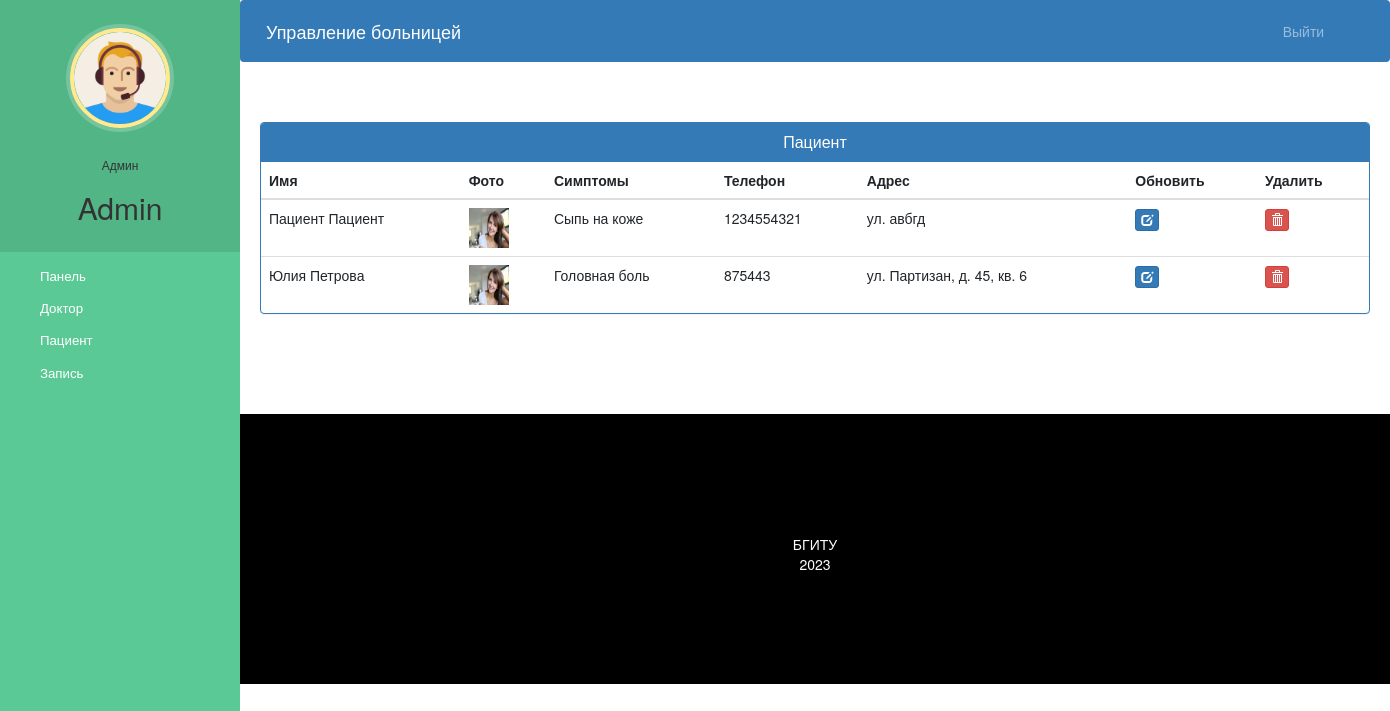
The page /admin-view-patient (signed in) on the database its author committed.
### hospital/models.py (models this page shows, shortened)
class Patient(models.Model):
    user=models.OneToOneField(User,on_delete=models.CASCADE)
    profile_pic= models.ImageField(upload_to='profile_pic/PatientProfilePic/',null=True,blank=True)
    address = models.CharField(max_length=40)
    mobile = models.CharField(max_length=20,null=False)
    symptoms = models.CharField(max_length=100,null=False)
    assignedDoctorId = models.PositiveIntegerField(null=True)
    admitDate=models.DateField(auto_now=True)
    status=models.BooleanField(default=False)
    @property
    def get_name(self):
        return self.user.first_name+" "+self.user.last_name

### hospital/views.py (the view)
# urls.py: path('admin-view-patient', views.admin_view_patient_view,name='admin-view-patient'),
@login_required(login_url='adminlogin')
@user_passes_test(is_admin)
def admin_view_patient_view(request):
    patients=models.Patient.objects.all().filter(status=True)
    return render(request,'hospital/admin_view_patient.html',{'patients':patients})

### hospital/views.py (called while the page is built)
def is_admin(user):
    return user.groups.filter(name='ADMIN').exists()

### templates/hospital/admin_view_patient.html (shortened to what this page needs)
{% extends 'hospital/admin_base.html' %}
{% block content %}
{%load static%}
<head>
  <link href="//netdna.bootstrapcdn.com/bootstrap/3.0.0/css/bootstrap.min.css" rel="stylesheet" id="bootstrap-css">
</head>
<div class="container">
  <div class="panel panel-primary">
    <div class="panel-heading">
      <h6 class="panel-title">Пациент</h6>
    </div>
    <table class="table table-hover" id="dev-table">
      <thead>
        <tr>
          <th>Имя</th>
          <th>Фото</th>
          <th>Симптомы</th>
          <th>Телефон</th>
          <th>Адрес</th>
          <th>Обновить</th>
          <th>Удалить</th>
        </tr>
      </thead>
      {% for p in patients %}
      <tr>
        <td> {{p.get_name}}</td>
        <td> <img src="{% static p.profile_pic.url %}" alt="Фото" height="40px" width="40px" /></td>
        <td>{{p.symptoms}}</td>
        <td>{{p.mobile}}</td>
        <td>{{p.address}}</td>
        <td><a class="btn btn-primary btn-xs" href="{% url 'update-patient' p.id  %}"><span class="glyphicon glyphicon-edit"></span></a></td>
        <td><a class="btn btn-danger btn-xs" href="{% url 'delete-patient-from-hospital' p.id  %}"><span class="glyphicon glyphicon-trash"></span></a></td>
      </tr>
      {% endfor %}
    </table>
  </div>
</div>
{% endblock content %}

### templates/hospital/admin_base.html (shortened to what this page needs)
<!DOCTYPE html>
{% load static %}
<html lang="en">
<head>
  <link rel="stylesheet" href="https://stackpath.bootstrapcdn.com/bootstrap/4.3.1/css/bootstrap.min.css">
  <link rel="stylesheet" href="https://maxcdn.bootstrapcdn.com/font-awesome/4.7.0/css/font-awesome.min.css">
  <link rel="stylesheet" href="{% static '/style.css' %}">
</head>
<body>
  <nav class="menu" tabindex="0">
    <header class="avatar">
      <img src="{% static "images/adminpropic.png" %}" />
      <br><br>
      <h6>Админ</h6>
      <h2>{{request.user.first_name}}</h2>
    </header>
    <ul>
      <li tabindex="0" class="icon-dashboard"> <a style="color:white; text-decoration:none;" href="/admin-dashboard"><span>Панель</span></a> </li>
      <li tabindex="0" class="icon-customers"> <a style="color:white; text-decoration:none;" href="/admin-doctor"><span>Доктор</span></a></li>
      <li tabindex="0" class="icon-users"> <a style="color:white; text-decoration:none;" href="/admin-patient"><span>Пациент</span></a></li>
      <li tabindex="0" class="icon-calendar"> <a style="color:white; text-decoration:none;" href="/admin-appointment"><span>Запись</span></a></li>
    </ul>
  </nav>
  <main>
    <div class="bs-example">
      <nav class="navbar navbar-expand-md  navbar-dark fixed-top" style="background:#337AB7;">
        <a href="/admin-dashboard" class="navbar-brand">Управление больницей</a>
        <div class="collapse navbar-collapse justify-content-between" id="navbarCollapse">
          <div class="navbar-nav" style=" margin-left: 90%;">
            <a href="/logout" class="nav-item nav-link">Выйти</a>
          </div>
        </div>
      </nav>
    </div>
    <br><br>
    {% block content %}
    {% endblock content %}
    <br><br><br><br>
    <footer>
      <br>
      <div class="container">
        <div class="row">
          <div class="col-md-12 col-sm-12">
            <div style="color:#ffffff;" class="wow fadeInUp footer-copyright">
              <p>БГИТУ <br>
                2023 </p>
            </div>
          </div>
        </div>
      </div>
    </footer>
  </main>
</body>
</html>

### static/style.css (style rules this page uses)
body { padding-left: 240px; }
main { position: relative; height: 100vh; }
.menu { background: #5bc995; height: 100vh; width: 240px; position: fixed; top: 0px; left: 0; z-index: 5; outline: none; }
.menu .avatar { background: rgba(0, 0, 0, 0.1); padding: 2em 0.5em; text-align: center; }
.menu .avatar img { width: 100px; border-radius: 50%; overflow: hidden; border: 4px solid #ffea92; box-shadow: 0 0 0 4px rgba(255, 255, 255, 0.2); }
.menu .avatar h2 { font-weight: normal; margin-bottom: 0; }
.menu ul { list-style: none; padding: 0.5em 0; margin: 0; }
.menu ul li { padding: 0.5em 1em 0.5em 3em; font-size: 0.95em; font-weight: regular; background-repeat: no-repeat; background-position: left 15px center; background-size: auto 20px; transition: all 0.15s linear; cursor: pointer; }
.menu ul li.icon-dashboard { background-image: url("http://www.entypo.com/images//gauge.svg"); }
.menu ul li.icon-customers { background-image: url("http://www.entypo.com/images//briefcase.svg"); }
.menu ul li.icon-users { background-image: url("http://www.entypo.com/images//users.svg"); }
.menu ul li.icon-calendar { background-image: url("http://www.entypo.com/images//calendar.svg"); }

### templates/hospital/admin_base.html (style rules this page uses)
a:link { text-decoration: none; }
a { color: white; }
footer { padding: 0px 0px 0px 0px; background-color: black; margin: 0px; }
p { text-align: center; }
body { padding-left: 240px; }
main { position: relative; height: 100vh; }
.menu { background: #5bc995; height: 100vh; width: 240px; position: fixed; top: 0px; left: 0; z-index: 5; outline: none; }
.menu .avatar { background: rgba(0, 0, 0, 0.1); padding: 2em 0.5em; text-align: center; }
.menu .avatar img { width: 100px; border-radius: 50%; overflow: hidden; border: 4px solid #ffea92; box-shadow: 0 0 0 4px rgba(255, 255, 255, 0.2); }
.menu .avatar h2 { font-weight: normal; margin-bottom: 0; }
.menu ul { list-style: none; padding: 0.5em 0; margin: 0; }
.menu ul li { padding: 0.5em 1em 0.5em 3em; font-size: 0.95em; font-weight: regular; background-repeat: no-repeat; background-position: left 15px center; background-size: auto 20px; transition: all 0.15s linear; cursor: pointer; }
.menu ul li.icon-dashboard { background-image: url("http://www.entypo.com/images//gauge.svg"); }
.menu ul li.icon-customers { background-image: url("http://www.entypo.com/images//briefcase.svg"); }
.menu ul li.icon-users { background-image: url("http://www.entypo.com/images//users.svg"); }
.menu ul li.icon-calendar { background-image: url("http://www.entypo.com/images//calendar.svg"); }

### templates/hospital/admin_view_patient.html (style rules this page uses)
a:link { text-decoration: none; }
h6 { text-align: center; }
.row { margin: 100px; }

### rows shown on the page
Patient: get_name "Пациент Пациент", profile_pic (picture), symptoms "Сыпь на коже", mobile "1234554321", address "ул. авбгд"
Patient: get_name "Юлия Петрова", profile_pic (picture), symptoms "Головная боль", mobile "875443", address "ул. Партизан, д. 45, кв. 6"

### other values the page prints
{{ request.user.first_name }} "Admin"
